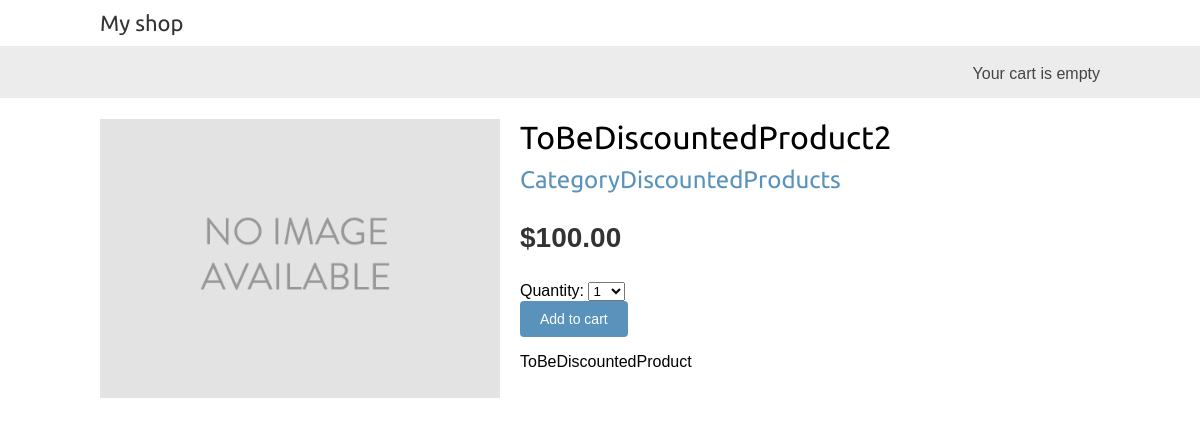
Screenshot of /5/tobediscountedproduct2/ with the database file from the repository.
### shop/models.py (models this page shows, shortened)
class Product(models.Model):
    category = models.ForeignKey(Category, related_name='products',on_delete=models.CASCADE)
    name = models.CharField(max_length=200)
    slug = models.SlugField(max_length=200)
    image = models.ImageField(upload_to='products/%Y/%m/%d',blank=True)
    description = models.TextField(blank=True)
    price = models.DecimalField(max_digits=10,decimal_places=2)
    available = models.BooleanField(default=True)
    created = models.DateTimeField(auto_now_add=True)
    sku = models.CharField(max_length=20)
    updated = models.DateTimeField(auto_now=True)
    objects = models.Manager()
    availabled = PublishedManager()
    class Meta:
        ordering = ['name']
        indexes = [models.Index(fields=['id', 'slug']), models.Index(fields=['name']), models.Index(fields=['-created']),]

class Category(models.Model):
    name = models.CharField(max_length=200)
    slug = models.SlugField(max_length=200, unique=True)
    class Meta:
        ordering = ['name']
        indexes = [models.Index(fields=['name']),]
        verbose_name = 'category'
        verbose_name_plural = 'categories'
    def __str__(self):
        return self.name
    def get_absolute_url(self):
        return reverse('shop:product_list_by_category', args=[self.slug])

### shop/views.py (the view)
# urls.py: path('<int:id>/<slug:slug>/', views.product_detail, name='product_detail'),
def product_detail(request, id, slug):
    product = get_object_or_404(Product, id=id,slug=slug,available=True)
    cart_product_form = CartAddProductForm()
    return render(request,'shop/product/detail.html',{'product': product, 'cart_product_form': cart_product_form})

### cart/forms.py
class CartAddProductForm(forms.Form):
    quantity = forms.TypedChoiceField(choices=PRODUCT_QUANTITY_CHOICES, coerce=int)
    override = forms.BooleanField(required=False, initial=False, widget=forms.HiddenInput)

### cart/cart.py (called while the page is built)
    def __len__(self):
        return sum(item['quantity'] for item in self.cart.values())

### cart/context_processors.py (called while the page is built)
def cart(request):
    return {'cart': Cart(request)}

### shop/templates/shop/product/detail.html (shortened to what this page needs)
{% extends "shop/base.html" %}
{% load static %}
{% block content %}
    <div class="product-detail">
        <img src="{% if product.image %}{{ product.image.url }}{% else %}{% static "img/no_image.png" %}{% endif %}" />
        <h1>{{ product.name }}</h1>
        <h2>
            <a href="{{ product.category.get_absolute_url }}">
                {{ product.category }}
            </a>
        </h2>
        <p class="price">${{ product.price }}</p>
        <form action="{% url "cart:cart_add" product.id %}" method="post">
            {{ cart_product_form }}
            <input type="submit" value="Add to cart">
        </form>
        {{ product.description|linebreaks }}
    </div>
{% endblock %}

### shop/static/css/base.css (style rules this page uses)
body { margin:0; padding:0; font-family:helvetica, sans-serif; }
h1, h2, h3, h4, h5 , h6 { font-family: 'Ubuntu', sans-serif; font-weight:normal; }
a { text-decoration:none; color:#5993bb; }
a.button, input[type="submit"] { color:#fff; background:#5993bb; border-radius:4px; padding:10px 20px; font-size:14px; border:0; }
.product-detail { text-align:justify; }
.product-detail .price { color:#333; font-size:28px; font-weight:bold; }
.product-detail img { width:40%; float:left; padding:0 20px 20px 0; }
.product-detail h1 { margin-bottom:0; }
.product-detail h2 { margin-top:10px; }

### rows the page displays
Product: name "ToBeDiscountedProduct2", category "CategoryDiscountedProducts", price "100.00", description "ToBeDiscountedProduct"
